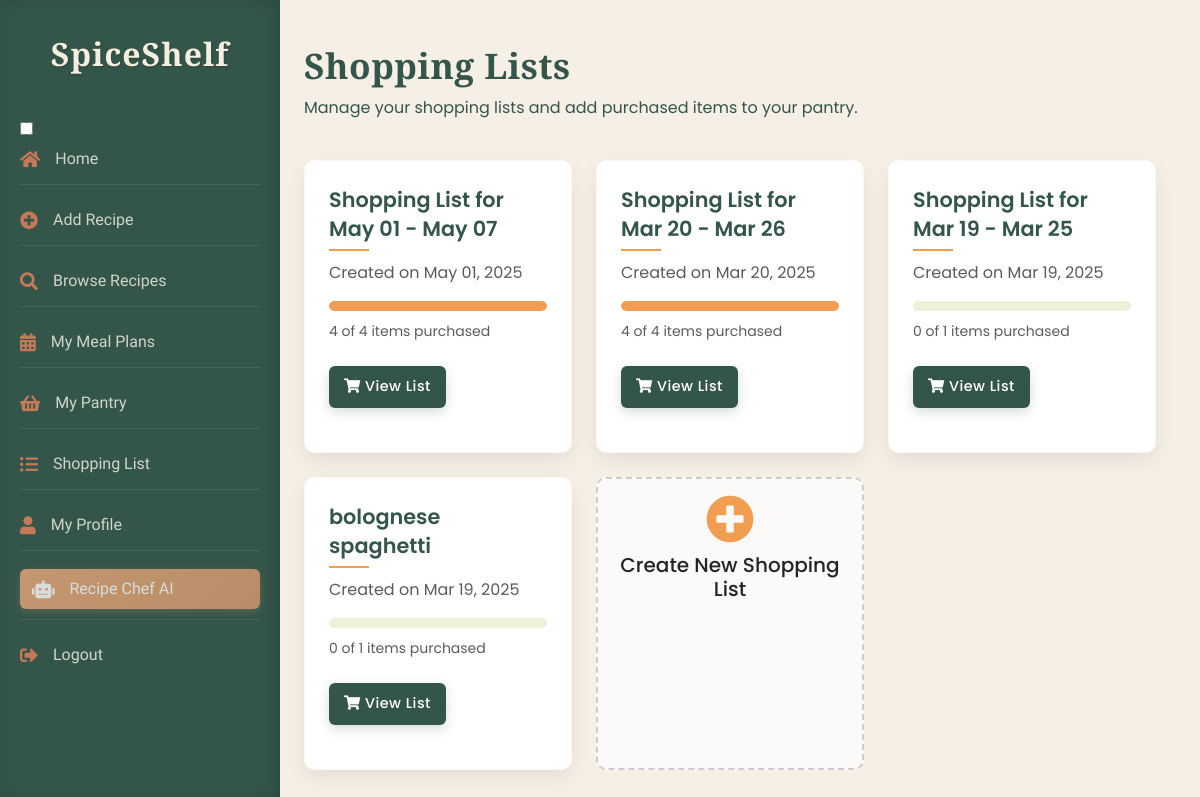
/index.php?action=shopping_list (signed in), run on an earlier commit of the app's database.
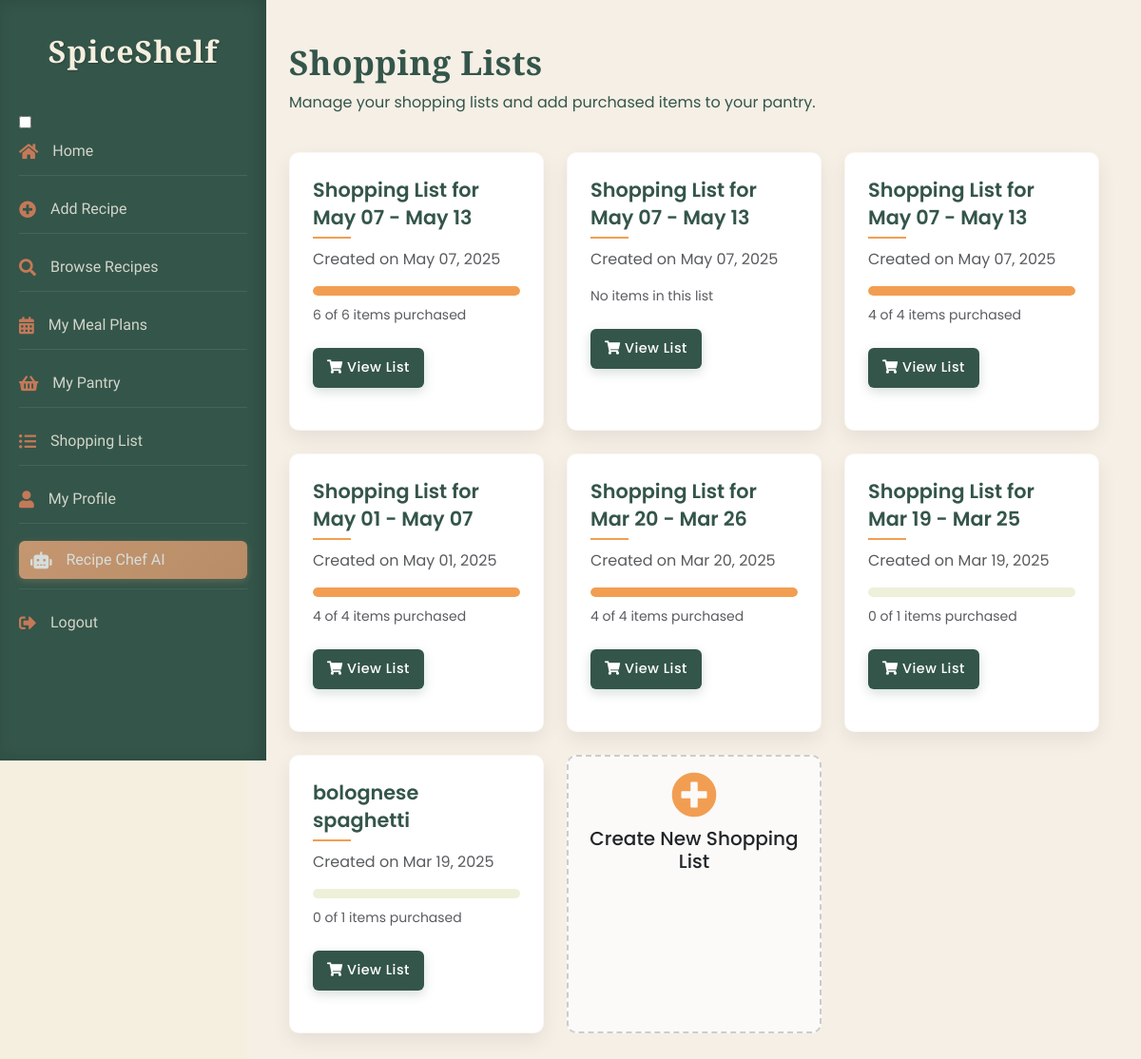
And on a later commit of the database.
### tables this page shows
CREATE TABLE `shopping_lists` (
  `shopping_list_id` int(11) NOT NULL,
  `user_id` int(11) NOT NULL,
  `name` varchar(255) NOT NULL,
  `created_at` timestamp NOT NULL DEFAULT current_timestamp()
);

### controllers/ShoppingListController.php (called while the page is built, shortened)
<?php
require_once 'models/ShoppingList.php';
class ShoppingListController {
    private $shoppingList;
    public function __construct($conn) {
        $this->shoppingList = new ShoppingList($conn);
    }
    public function showLists() {
        $user_id = $_SESSION['user_id'];
        $lists = $this->shoppingList->getUserShoppingLists($user_id);
        include 'views/all_shopping_lists.php';
    }
}

### index.php (called while the page is built, shortened)
<?php
require_once 'controllers/MealPlanController.php';
require_once 'controllers/ShoppingListController.php';
$database = new Database();
$conn = $database->getConnection();
$router = new Router();
$userController = new UserController($conn);
$recipeController = new RecipeController($conn);
$pantryController = new PantryController($conn);
$mealPlanController = new MealPlanController($conn);
$shoppingListController = new ShoppingListController($conn);
$adminController = new AdminController($conn);
$router->addRoute('login', [$userController, 'login']);
$router->addRoute('register', [$userController, 'register']);
$router->addRoute('logout', function () {
    session_unset();
    session_destroy();
    header('Location: index.php?action=login');
    exit;
});
$router->addRoute('profile', [$userController, 'profile']);
$router->addRoute('add_recipe', [$recipeController, 'add']);
$router->addRoute('recipe_chat', [$recipeController, 'recipeChat']);
$router->addRoute('pantry', [$pantryController, 'showPantryItems']);
$router->addRoute('add', [$pantryController, 'add']);
$router->addRoute('update', [$pantryController, 'update']);
$router->addRoute('delete', [$pantryController, 'delete']);
$router->addRoute('favorite', [$recipeController, 'favorite']);
$router->addRoute('search_recipes', [$recipeController, 'searchRecipes']);
$router->addRoute('home', [$recipeController, 'displayHome']);
$router->addRoute('view_recipe', [$recipeController, 'viewRecipe']);
$router->addRoute('delete_recipe', [$recipeController, 'deleteRecipe']);
$router->addRoute('edit_recipe', [$recipeController, 'editRecipe']);
$router->addRoute('update_recipe', [$recipeController, 'updateRecipe']);
$router->addRoute('browse_recipes', [$recipeController, 'browseRecipes']);
$router->addRoute('meal_plans', [$mealPlanController, 'showMealPlans']);
$router->addRoute('shopping_list', [$shoppingListController, 'showLists']);
$router->addRoute('refresh_home_sections', [$recipeController, 'refresh_home_sections']);
$router->addRoute('getDefaultMeasurement', [$recipeController, 'getDefaultMeasurement']);
$router->addRoute('add_comment', [$recipeController, 'addComment']);
$router->addRoute('delete_comment', [$recipeController, 'deleteComment']);
$router->addRoute('pantry/bulkDelete', [$pantryController, 'bulkDelete']);
$router->addRoute('meal_plans/exportPDF', [$mealPlanController, 'exportPDF']);
$router->addRoute('meal_plans/searchRecipes', [$mealPlanController, 'searchRecipes']);
$router->addRoute('meal_plans/addMeal', [$mealPlanController, 'addMeal']);
$router->addRoute('meal_plans/getMeal', [$mealPlanController, 'getMeal']);
$router->addRoute('meal_plans/updateMeal', [$mealPlanController, 'updateMeal']);
$router->addRoute('meal_plans/removeMeal', [$mealPlanController, 'removeMeal']);
$router->addRoute('meal_plans/generateShoppingList', [$mealPlanController, 'generateShoppingList']);
$router->addRoute('adminLogin', [$adminController, 'adminLogin']);
$router->addRoute('adminLogout', [$adminController, 'adminLogout']);
$router->addRoute('adminDashboard', [$adminController, 'adminDashboard']);
$router->addRoute('adminUsers', [$adminController, 'adminUsers']);
$router->addRoute('adminViewUser', [$adminController, 'adminViewUser']);
$router->addRoute('adminRecipes', [$adminController, 'adminRecipes']);
$router->addRoute('adminViewRecipe', [$adminController, 'adminViewRecipe']);
$router->addRoute('adminIngredients', [$adminController, 'adminIngredients']);
$router->addRoute('adminAddIngredient', [$adminController, 'adminAddIngredient']);
$router->addRoute('adminEditIngredient', [$adminController, 'adminEditIngredient']);
$router->addRoute('adminDeleteIngredient', [$adminController, 'adminDeleteIngredient']);
$router->addRoute('adminCategories', [$adminController, 'adminCategories']);
$router->addRoute('adminAddCategory', [$adminController, 'adminAddCategory']);
$router->addRoute('adminEditCategory', [$adminController, 'adminEditCategory']);
$router->addRoute('adminDeleteCategory', [$adminController, 'adminDeleteCategory']);
$router->addRoute('adminDeleteUser', [$adminController, 'adminDeleteUser']);
$router->addRoute('adminDeleteRecipe', [$adminController, 'adminDeleteRecipe']);
$router->addRoute('adminUserReports', [$adminController, 'adminUserReports']);
$router->addRoute('adminRecipeReports', [$adminController, 'adminRecipeReports']);
$router->addRoute('adminAds', [$adminController, 'adminAds']);
$router->addRoute('adminAdReports', [$adminController, 'adminAdReports']);
$router->addRoute('adminExportAdReport', [$adminController, 'adminExportAdReport']);
$router->addRoute('adminExportUserReport', [$adminController, 'adminExportUserReport']);
$router->addRoute('adminExportRecipeReport', [$adminController, 'adminExportRecipeReport']);
$router->addRoute('adminSendInactivityNotice', [$adminController, 'adminSendInactivityNotice']);
$router->addRoute('logAdImpression', [$adminController, 'logAdImpression']);
$router->addRoute('adClick', [$adminController, 'adClick']);
$action = isset($_GET['action']) ? $_GET['action'] : 'home';
$router->handleRequest($action);
?>

### models/ShoppingList.php (called while the page is built, shortened)
<?php
class ShoppingList {
    private $conn;
    public function __construct($conn) {
        $this->conn = $conn;
    }
    public function getUserShoppingLists($user_id) {
        $query = "SELECT sl.shopping_list_id, sl.name, sl.created_at,
                  COUNT(sli.id) as item_count,
                  SUM(CASE WHEN sli.purchased = 1 THEN 1 ELSE 0 END) as purchased_count
                  FROM shopping_lists sl
                  LEFT JOIN shopping_list_items sli ON sl.shopping_list_id = sli.shopping_list_id
                  WHERE sl.user_id = ?
                  GROUP BY sl.shopping_list_id
                  ORDER BY sl.created_at DESC";
        $stmt = $this->conn->prepare($query);
        $stmt->bind_param("i", $user_id);
        $stmt->execute();
        $result = $stmt->get_result();
        $lists = [];
        while ($row = $result->fetch_assoc()) {
            $lists[] = $row;
        }
        return $lists;
    }
}

### views/all_shopping_lists.php (the view, shortened to what the changed rows need)
<!DOCTYPE html>
<html lang="en">
<head>
    <link href="https://cdn.jsdelivr.net/npm/bootstrap@5.3.0/dist/css/bootstrap.min.css" rel="stylesheet">
    <link rel="stylesheet" href="https://cdn.jsdelivr.net/npm/bootstrap-icons@1.10.5/font/bootstrap-icons.css">
    <link rel="stylesheet" href="https://cdnjs.cloudflare.com/ajax/libs/font-awesome/6.0.0/css/all.min.css">
    <link rel="stylesheet" href="assets/css/shopping_lists.css">
</head>
<body>
<?php include 'includes/header.php'; ?>
<div class="content-wrapper">
    <div class="container-fluid p-4">
        <div class="row mb-4">
            <div class="col-md-8">
                <h1>Shopping Lists</h1>
            </div>
        </div>
        <div class="row">
            <?php if (!empty($lists)): ?>
                <?php foreach ($lists as $list): ?>
                    <div class="col-md-4 col-sm-6 mb-4">
                        <div class="card shopping-list-card h-100">
                            <div class="card-body">
                                <h5 class="card-title"><?= htmlspecialchars($list['name']) ?></h5>
                                <p class="card-text text-muted">Created on <?= date('M d, Y', strtotime($list['created_at'])) ?></p>
                                <?php if ($list['item_count'] > 0): ?>
                                    <div class="progress">
                                        <div class="progress-bar" role="progressbar"
                                            style="width: <?= ($list['purchased_count'] / $list['item_count']) * 100 ?>%;"
                                            aria-valuenow="<?= ($list['purchased_count'] / $list['item_count']) * 100 ?>"
                                            aria-valuemin="0"
                                            aria-valuemax="100">
                                        </div>
                                    </div>
                                    <p class="small text-muted"><?= $list['purchased_count'] ?> of <?= $list['item_count'] ?> items purchased</p>
                                <?php else: ?>
                                    <p class="small text-muted">No items in this list</p>
                                <?php endif; ?>
                                <a href="index.php?action=shopping_list&id=<?= $list['shopping_list_id'] ?>" class="btn btn-primary mt-2">
                                    <i class="fas fa-shopping-cart"></i> View List
                                </a>
                            </div>
                        </div>
                    </div>
                <?php endforeach; ?>
            <?php endif; ?>
        </div>
    </div>
</div>
</body>
</html>

What changed in the data, as far as the page shows it:
added shopping_lists: name "Shopping List for May 07 - May 13", created_at "May 07, 2025", purchased_count "6", item_count "6"
added shopping_lists: name "Shopping List for May 07 - May 13", created_at "May 07, 2025", shows "No items in this list"
added shopping_lists: name "Shopping List for May 07 - May 13", created_at "May 07, 2025", purchased_count "4", item_count "4"
